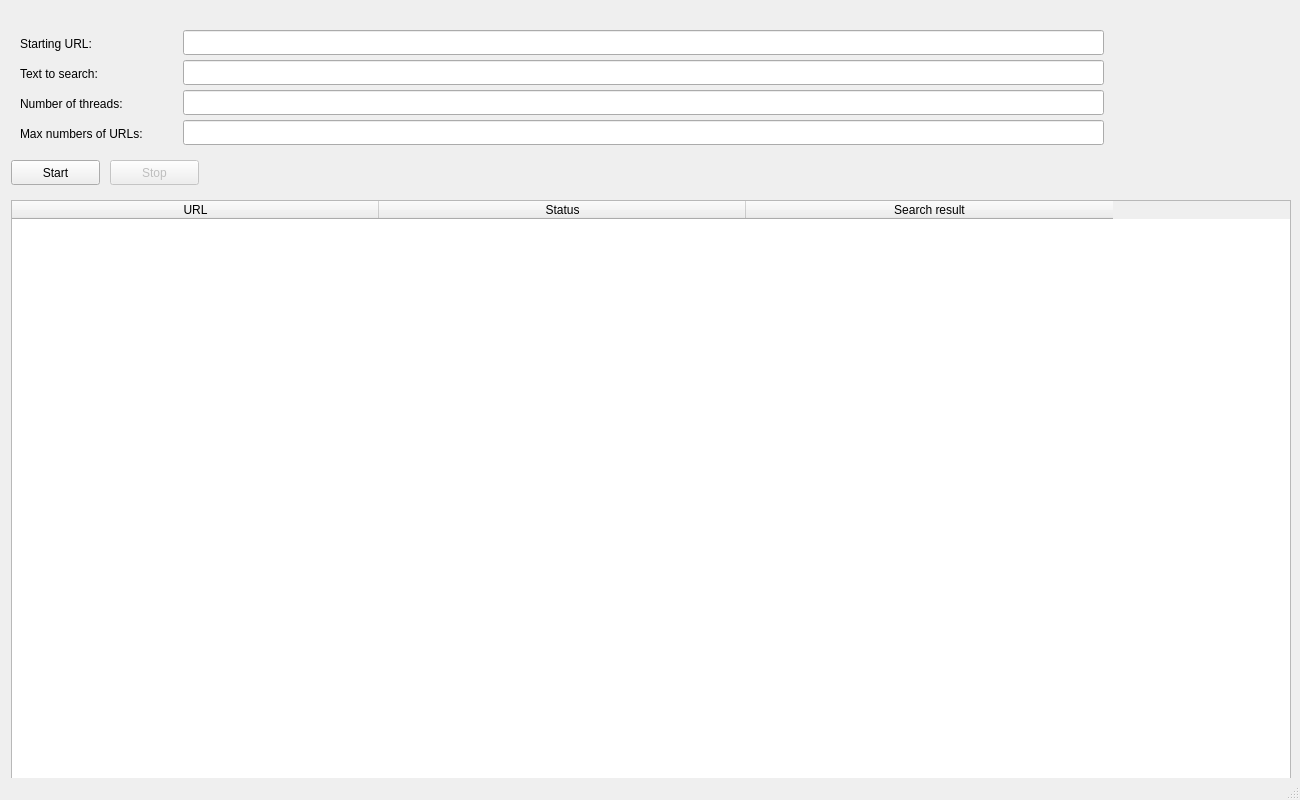
<?xml version="1.0" encoding="UTF-8"?>
<ui version="4.0">
 <class>GraphicInterface</class>
 <widget class="QMainWindow" name="GraphicInterface">
  <property name="geometry">
   <rect>
    <x>0</x>
    <y>0</y>
    <width>1300</width>
    <height>800</height>
   </rect>
  </property>
  <property name="minimumSize">
   <size>
    <width>1300</width>
    <height>800</height>
   </size>
  </property>
  <property name="maximumSize">
   <size>
    <width>1300</width>
    <height>800</height>
   </size>
  </property>
  <property name="contextMenuPolicy">
   <enum>Qt::NoContextMenu</enum>
  </property>
  <property name="windowTitle">
   <string>TextSearcher</string>
  </property>
  <property name="autoFillBackground">
   <bool>false</bool>
  </property>
  <property name="toolButtonStyle">
   <enum>Qt::ToolButtonFollowStyle</enum>
  </property>
  <widget class="QWidget" name="centralWidget">
   <widget class="QPushButton" name="startButton">
    <property name="geometry">
     <rect>
      <x>11</x>
      <y>160</y>
      <width>89</width>
      <height>25</height>
     </rect>
    </property>
    <property name="text">
     <string>Start</string>
    </property>
   </widget>
   <widget class="QPushButton" name="stopButton">
    <property name="enabled">
     <bool>false</bool>
    </property>
    <property name="geometry">
     <rect>
      <x>110</x>
      <y>160</y>
      <width>89</width>
      <height>25</height>
     </rect>
    </property>
    <property name="text">
     <string>Stop</string>
    </property>
   </widget>
   <widget class="QLineEdit" name="startUrl">
    <property name="geometry">
     <rect>
      <x>183</x>
      <y>30</y>
      <width>921</width>
      <height>25</height>
     </rect>
    </property>
   </widget>
   <widget class="QLabel" name="urlLabel">
    <property name="geometry">
     <rect>
      <x>20</x>
      <y>35</y>
      <width>90</width>
      <height>17</height>
     </rect>
    </property>
    <property name="text">
     <string>Starting URL:</string>
    </property>
   </widget>
   <widget class="QLabel" name="searchLabel">
    <property name="geometry">
     <rect>
      <x>20</x>
      <y>65</y>
      <width>141</width>
      <height>17</height>
     </rect>
    </property>
    <property name="text">
     <string>Text to search:</string>
    </property>
   </widget>
   <widget class="QLabel" name="threadsNumberLabel">
    <property name="geometry">
     <rect>
      <x>20</x>
      <y>95</y>
      <width>151</width>
      <height>17</height>
     </rect>
    </property>
    <property name="text">
     <string>Number of threads:</string>
    </property>
   </widget>
   <widget class="QLabel" name="maxUrlsLabel">
    <property name="geometry">
     <rect>
      <x>20</x>
      <y>125</y>
      <width>151</width>
      <height>17</height>
     </rect>
    </property>
    <property name="text">
     <string>Max numbers of URLs: </string>
    </property>
   </widget>
   <widget class="QLineEdit" name="searchText">
    <property name="geometry">
     <rect>
      <x>183</x>
      <y>60</y>
      <width>921</width>
      <height>25</height>
     </rect>
    </property>
   </widget>
   <widget class="QLineEdit" name="threadsNumber">
    <property name="geometry">
     <rect>
      <x>183</x>
      <y>90</y>
      <width>921</width>
      <height>25</height>
     </rect>
    </property>
   </widget>
   <widget class="QLineEdit" name="urlsNumber">
    <property name="geometry">
     <rect>
      <x>183</x>
      <y>120</y>
      <width>921</width>
      <height>25</height>
     </rect>
    </property>
   </widget>
   <widget class="QTableWidget" name="tableWidget">
    <property name="geometry">
     <rect>
      <x>11</x>
      <y>200</y>
      <width>1280</width>
      <height>580</height>
     </rect>
    </property>
    <property name="minimumSize">
     <size>
      <width>1280</width>
      <height>580</height>
     </size>
    </property>
    <property name="maximumSize">
     <size>
      <width>1280</width>
      <height>580</height>
     </size>
    </property>
    <property name="contextMenuPolicy">
     <enum>Qt::NoContextMenu</enum>
    </property>
    <property name="horizontalScrollBarPolicy">
     <enum>Qt::ScrollBarAsNeeded</enum>
    </property>
    <property name="autoScrollMargin">
     <number>11</number>
    </property>
    <property name="editTriggers">
     <set>QAbstractItemView::DoubleClicked</set>
    </property>
    <property name="showDropIndicator" stdset="0">
     <bool>false</bool>
    </property>
    <property name="dragDropOverwriteMode">
     <bool>false</bool>
    </property>
    <property name="selectionMode">
     <enum>QAbstractItemView::SingleSelection</enum>
    </property>
    <property name="wordWrap">
     <bool>false</bool>
    </property>
    <property name="cornerButtonEnabled">
     <bool>false</bool>
    </property>
    <property name="rowCount">
     <number>0</number>
    </property>
    <property name="columnCount">
     <number>3</number>
    </property>
    <attribute name="horizontalHeaderCascadingSectionResizes">
     <bool>true</bool>
    </attribute>
    <attribute name="horizontalHeaderMinimumSectionSize">
     <number>80</number>
    </attribute>
    <attribute name="horizontalHeaderDefaultSectionSize">
     <number>367</number>
    </attribute>
    <attribute name="horizontalHeaderHighlightSections">
     <bool>true</bool>
    </attribute>
    <attribute name="verticalHeaderMinimumSectionSize">
     <number>25</number>
    </attribute>
    <attribute name="verticalHeaderDefaultSectionSize">
     <number>25</number>
    </attribute>
    <column>
     <property name="text">
      <string notr="true">URL</string>
     </property>
     <property name="toolTip">
      <string notr="true"/>
     </property>
     <property name="whatsThis">
      <string notr="true"/>
     </property>
    </column>
    <column>
     <property name="text">
      <string>Status</string>
     </property>
    </column>
    <column>
     <property name="text">
      <string>Search result</string>
     </property>
    </column>
   </widget>
   <widget class="QLabel" name="Resultlabel">
    <property name="geometry">
     <rect>
      <x>340</x>
      <y>155</y>
      <width>761</width>
      <height>41</height>
     </rect>
    </property>
    <property name="text">
     <string notr="true"/>
    </property>
    <property name="textFormat">
     <enum>Qt::RichText</enum>
    </property>
   </widget>
  </widget>
  <widget class="QStatusBar" name="statusBar"/>
 </widget>
 <layoutdefault spacing="6" margin="11"/>
 <resources/>
 <connections/>
</ui>
